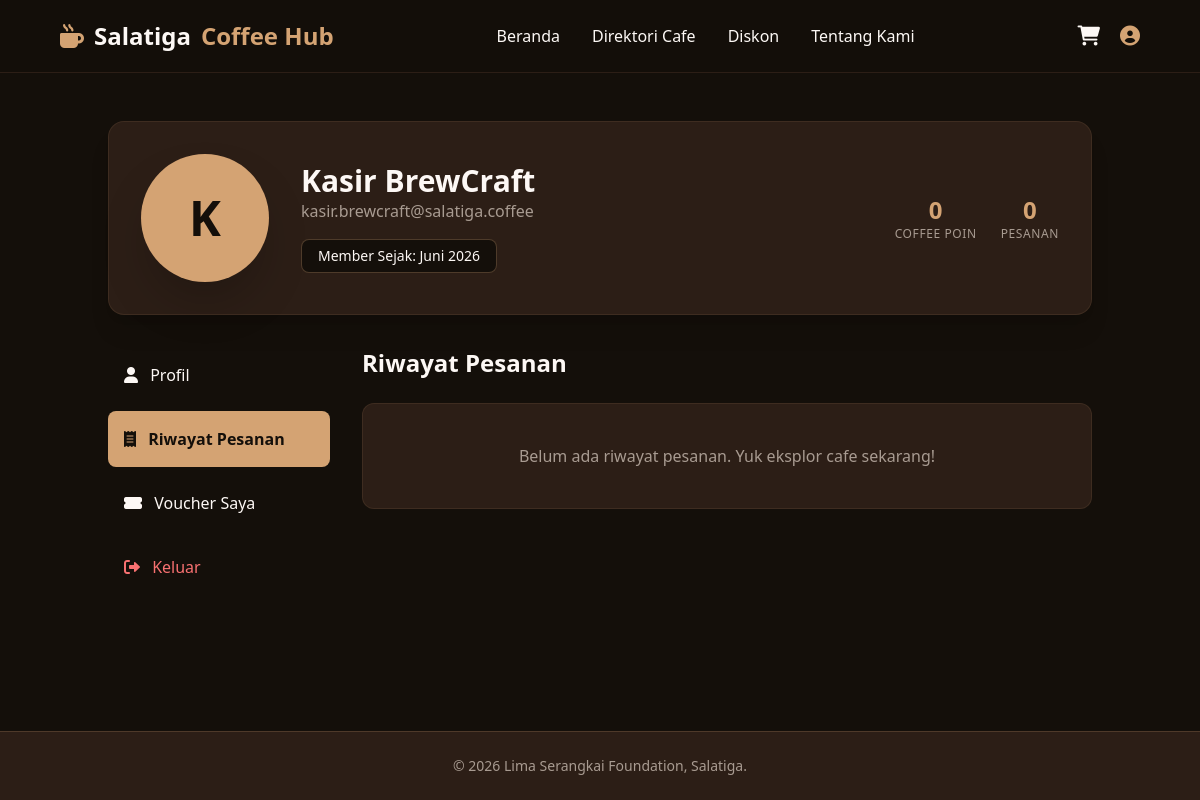
Screenshot of /riwayat_pesanan.php (signed in) with the database file from the repository.
### tables this page shows
CREATE TABLE `users` (
  `id` int(11) NOT NULL AUTO_INCREMENT,
  `nama` varchar(100) DEFAULT NULL,
  `email` varchar(100) DEFAULT NULL,
  `password` varchar(255) DEFAULT NULL,
  `role` varchar(10) DEFAULT 'user',
  `cafe_id` int(11) DEFAULT NULL,
  `poin` int(11) DEFAULT 0,
  `pesanan_selesai` int(11) DEFAULT 0,
  `member_sejak` varchar(50) DEFAULT 'Juni 2026',
  `alamat` text DEFAULT NULL,
  PRIMARY KEY (`id`),
  UNIQUE KEY `email` (`email`)
);

### riwayat_pesanan.php (the view, shortened to what this page needs)
<?php
include 'koneksi.php';
$id = $_SESSION['user_id'];
$query = mysqli_query($conn, "SELECT * FROM users WHERE id = '$id'");
$user = mysqli_fetch_assoc($query);
$user['poin'] = $user['poin'] ?? 0;
$user['pesanan_selesai'] = $user['pesanan_selesai'] ?? 0;
$user['member_sejak'] = $user['member_sejak'] ?? 'Juni 2026';
$riwayat = [];
?>
<!DOCTYPE html>
<html lang="id">
<head>
    <script src="https://cdn.tailwindcss.com"></script>
    <link href="https://cdnjs.cloudflare.com/ajax/libs/font-awesome/6.0.0/css/all.min.css" rel="stylesheet">
</head>
<body class="bg-bg60 text-textLight min-h-screen flex flex-col">
    <header class="sticky top-0 z-50 flex justify-between items-center px-[5%] py-5 bg-bg60/95 backdrop-blur-sm border-b border-bg30">
        <div class="text-2xl font-bold text-textLight flex items-center gap-2.5">
            <i class="fas fa-mug-hot text-accent10"></i> Salatiga <span class="text-accent10">Coffee Hub</span>
        </div>
        <nav class="hidden md:block">
            <ul class="flex list-none gap-8">
                <li><a href="home.php" class="text-textLight hover:text-accent10 transition-colors">Beranda</a></li>
                <li><a href="direktori_cafe.php" class="text-textLight hover:text-accent10 transition-colors">Direktori Cafe</a></li>
                <li><a href="diskon.php" class="text-textLight hover:text-accent10 transition-colors">Diskon</a></li>
                <li><a href="tentang_kami.php" class="text-textLight hover:text-accent10 transition-colors">Tentang Kami</a></li>
            </ul>
        </nav>
        <div class="flex items-center gap-5 text-xl">
            <a href="keranjang.php" class="relative group flex items-center"><i class="fas fa-shopping-cart"></i></a>
            <a href="profil.php" class="text-accent10 flex items-center"><i class="fas fa-user-circle"></i></a>
        </div>
    </header>
    <main class="max-w-5xl mx-auto px-5 py-12 w-full flex-1">
        <div class="bg-bg30 rounded-2xl p-8 mb-8 flex flex-col md:flex-row items-center gap-8 shadow-xl border border-accent10/10">
            <div class="w-32 h-32 bg-accent10 rounded-full flex items-center justify-center text-bg60 text-5xl font-bold shadow-2xl">
                <?= substr($user['nama'], 0, 1) ?>
            </div>
            <div class="text-center md:text-left flex-1">
                <h1 class="text-3xl font-bold"><?= htmlspecialchars($user['nama']) ?></h1>
                <p class="text-textMuted mb-4"><?= htmlspecialchars($user['email']) ?></p>
                <div class="flex gap-4 justify-center md:justify-start">
                    <span class="bg-bg60 px-4 py-1.5 rounded-lg border border-accent10/30 text-sm">Member Sejak: <?= htmlspecialchars($user['member_sejak']) ?></span>
                </div>
            </div>
            <div class="flex gap-6 text-center">
                <div>
                    <div class="text-2xl font-bold text-accent10"><?= $user['poin'] ?></div>
                    <div class="text-xs text-textMuted uppercase tracking-wider">Coffee Poin</div>
                </div>
                <div>
                    <div class="text-2xl font-bold text-accent10"><?= $user['pesanan_selesai'] ?></div>
                    <div class="text-xs text-textMuted uppercase tracking-wider">Pesanan</div>
                </div>
            </div>
        </div>
        <div class="grid grid-cols-1 md:grid-cols-4 gap-8">
            <div class="md:col-span-1 space-y-2">
                <a href="profil.php" class="w-full text-left p-4 hover:bg-bg30 rounded-lg transition-colors block">
                    <i class="fas fa-user mr-2"></i> Profil
                </a>
                <a href="riwayat_pesanan.php" class="w-full text-left p-4 bg-accent10 text-bg60 font-bold rounded-lg block">
                    <i class="fas fa-receipt mr-2"></i> Riwayat Pesanan
                </a>
                <a href="voucher_saya.php" class="w-full text-left p-4 hover:bg-bg30 rounded-lg transition-colors block">
                    <i class="fas fa-ticket-alt mr-2"></i> Voucher Saya
                </a>
                <a href="logout.php" class="w-full text-left p-4 hover:bg-bg30 rounded-lg transition-colors text-red-400 block">
                    <i class="fas fa-sign-out-alt mr-2"></i> Keluar
                </a>
            </div>
            <div class="md:col-span-3 space-y-4">
                <h2 class="text-2xl font-bold mb-6">Riwayat Pesanan</h2>
                <?php if(count($riwayat) == 0): ?>
                    <div class="text-textMuted p-10 text-center bg-bg30 rounded-xl border border-accent10/10">
                        Belum ada riwayat pesanan. Yuk eksplor cafe sekarang!
                    </div>
                <?php endif; ?>
            </div>
        </div>
    </main>
    <footer class="bg-bg30 text-textLight px-[5%] py-6 mt-12 text-center text-sm text-textMuted border-t border-accent10/20">
        &copy; 2026 Lima Serangkai Foundation, Salatiga.
    </footer>
</body>
</html>

### rows the page displays
users: nama "K", nama "Kasir BrewCraft", email "kasir.brewcraft@salatiga.coffee", member_sejak "Juni 2026", poin "0", pesanan_selesai "0"
